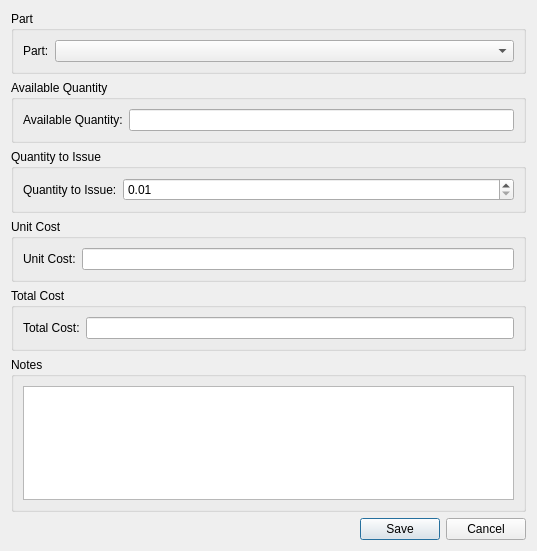
<?xml version="1.0" encoding="UTF-8"?>
<ui version="4.0">
 <class>IssuePartDialog</class>
 <widget class="QDialog" name="IssuePartDialog">
  <property name="geometry">
   <rect>
    <x>0</x>
    <y>0</y>
    <width>537</width>
    <height>551</height>
   </rect>
  </property>
  <property name="windowTitle">
   <string>Issue Part Dialog</string>
  </property>
  <layout class="QVBoxLayout" name="mainLayout">
   <item>
    <widget class="QGroupBox" name="groupPart">
     <property name="title">
      <string>Part</string>
     </property>
     <property name="flat">
      <bool>true</bool>
     </property>
     <layout class="QFormLayout" name="formPart">
      <item row="0" column="0">
       <widget class="QLabel" name="lblPart">
        <property name="text">
         <string>Part:</string>
        </property>
       </widget>
      </item>
      <item row="0" column="1">
       <widget class="QComboBox" name="cmbPart"/>
      </item>
     </layout>
    </widget>
   </item>
   <item>
    <widget class="QGroupBox" name="groupAvailableQty">
     <property name="title">
      <string>Available Quantity</string>
     </property>
     <property name="flat">
      <bool>true</bool>
     </property>
     <layout class="QFormLayout" name="formAvailableQty">
      <item row="0" column="0">
       <widget class="QLabel" name="lblAvailableQuantity">
        <property name="text">
         <string>Available Quantity:</string>
        </property>
       </widget>
      </item>
      <item row="0" column="1">
       <widget class="QLineEdit" name="txtAvailable">
        <property name="readOnly">
         <bool>true</bool>
        </property>
       </widget>
      </item>
     </layout>
    </widget>
   </item>
   <item>
    <widget class="QGroupBox" name="groupQtyIssue">
     <property name="title">
      <string>Quantity to Issue</string>
     </property>
     <property name="flat">
      <bool>true</bool>
     </property>
     <layout class="QFormLayout" name="formQtyIssue">
      <item row="0" column="0">
       <widget class="QLabel" name="lblQuantityToIssue">
        <property name="text">
         <string>Quantity to Issue:</string>
        </property>
       </widget>
      </item>
      <item row="0" column="1">
       <widget class="QDoubleSpinBox" name="spnQuantity">
        <property name="minimum">
         <double>0.010000000000000</double>
        </property>
        <property name="maximum">
         <double>999999.000000000000000</double>
        </property>
       </widget>
      </item>
     </layout>
    </widget>
   </item>
   <item>
    <widget class="QGroupBox" name="groupUnitCost">
     <property name="title">
      <string>Unit Cost</string>
     </property>
     <property name="flat">
      <bool>true</bool>
     </property>
     <layout class="QFormLayout" name="formUnitCost">
      <item row="0" column="0">
       <widget class="QLabel" name="lblUnitCost">
        <property name="text">
         <string>Unit Cost:</string>
        </property>
       </widget>
      </item>
      <item row="0" column="1">
       <widget class="QLineEdit" name="txtUnitCost">
        <property name="readOnly">
         <bool>true</bool>
        </property>
       </widget>
      </item>
     </layout>
    </widget>
   </item>
   <item>
    <widget class="QGroupBox" name="groupTotalCost">
     <property name="title">
      <string>Total Cost</string>
     </property>
     <property name="flat">
      <bool>true</bool>
     </property>
     <layout class="QFormLayout" name="formTotalCost">
      <item row="0" column="0">
       <widget class="QLabel" name="lblTotalCost">
        <property name="text">
         <string>Total Cost:</string>
        </property>
       </widget>
      </item>
      <item row="0" column="1">
       <widget class="QLineEdit" name="txtTotalCost">
        <property name="readOnly">
         <bool>true</bool>
        </property>
       </widget>
      </item>
     </layout>
    </widget>
   </item>
   <item>
    <widget class="QGroupBox" name="groupNotes">
     <property name="title">
      <string>Notes</string>
     </property>
     <property name="flat">
      <bool>true</bool>
     </property>
     <layout class="QVBoxLayout" name="layoutNotes">
      <item>
       <widget class="QTextEdit" name="txtNotes"/>
      </item>
     </layout>
    </widget>
   </item>
   <item>
    <widget class="QDialogButtonBox" name="buttonBox">
     <property name="standardButtons">
      <set>QDialogButtonBox::StandardButton::Cancel|QDialogButtonBox::StandardButton::Save</set>
     </property>
    </widget>
   </item>
  </layout>
 </widget>
 <resources/>
 <connections/>
</ui>
